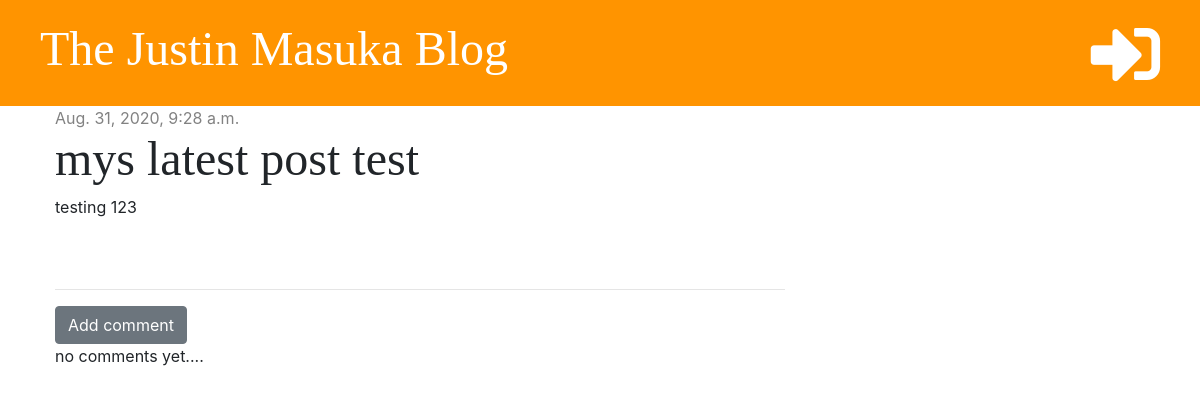
The page /post/9/ on the database as committed earlier.
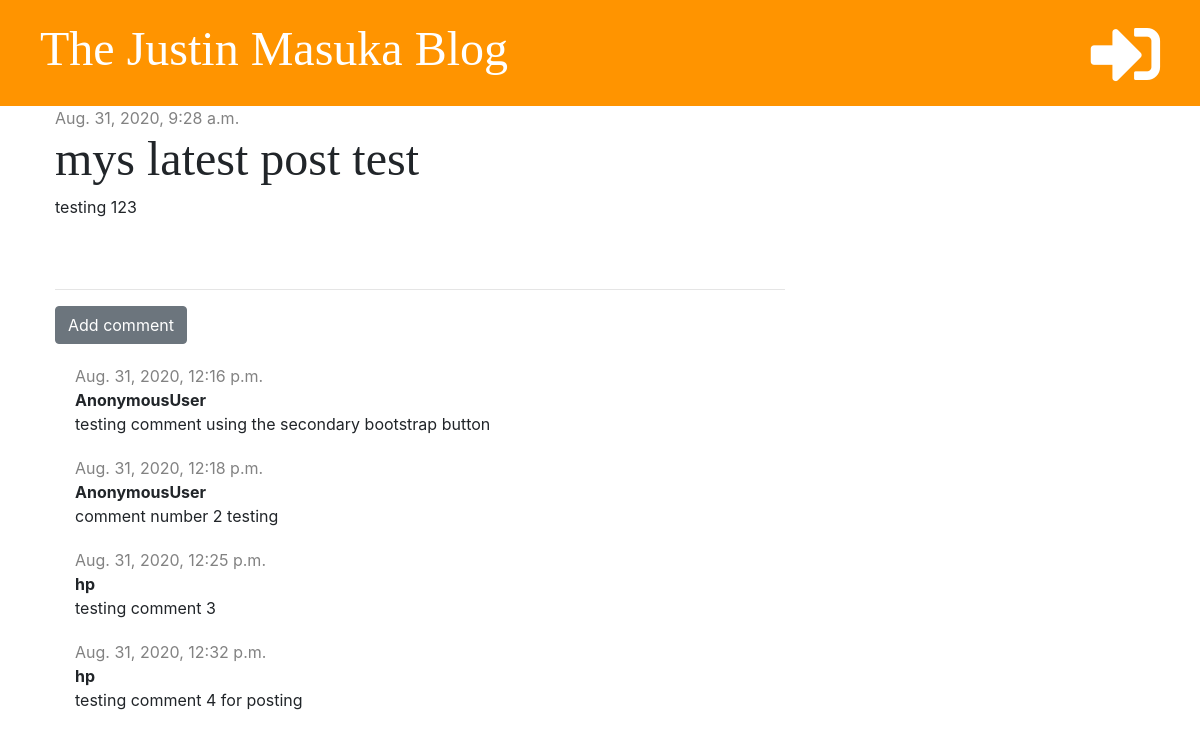
The same page on the database as committed later.
### blog/models.py (models this page shows, shortened)
class Post(models.Model):
    author = models.ForeignKey('auth.User', on_delete=models.CASCADE)
    title = models.CharField(max_length=200)
    text = models.TextField()
    created_date = models.DateTimeField(default=timezone.now)
    published_date = models.DateTimeField(blank=True, null=True)

class Comment(models.Model):
    post = models.ForeignKey('blog.post', on_delete=models.CASCADE, related_name='comments')
    author = models.CharField(max_length=200)
    text = models.TextField()
    created_date = models.DateTimeField(default = timezone.now)

### blog/views.py (the view)
# urls.py: path('post/<int:pk>/', views.post_detail, name='post_detail'),
def post_detail(request, pk):
    post = get_object_or_404(Post, pk=pk)
    stuff_for_frontend = {'post': post}
    return render(request, 'blog/post_detail.html', stuff_for_frontend)

### blog/templates/blog/post_detail.html (shortened to what this page needs)
{% extends 'blog/base.html' %}
{% block content %}
   <div class="post">
    {% if post.published_date %}
            <div class="date">
            {{ post.published_date}}
            </div>
            {% else %}
            <a href="{% url 'post_publish' pk=post.pk %}" class="btn btn-primary">Publish</a>
        {% endif %}
        <h2>{{ post.title }}</h2>
        <p>{{ post.text|linebreaksbr }}</p>
   </div>
   <hr>
   <a href="{% url 'add_comment_to_post' pk=post.pk %}" class="btn btn-secondary">Add comment</a>
   {% for comment in post.comments.all %}
      <div class="comment">
         <div class="date">
            {{ comment.created_date }}
         </div>
         <strong>{{ comment.author }}</strong>
         <p> {{ comment.text }}</p>
      </div>
      {% empty %}
         <p>no comments yet....</p>
   {% endfor %}
{% endblock %}

### blog/templates/blog/base.html (shortened to what this page needs)
{% load static %}
<!DOCTYPE html>
<html lang="en">
<head>
    <link rel="stylesheet" href="https://stackpath.bootstrapcdn.com/bootstrap/4.5.0/css/bootstrap.min.css">
    <link rel="stylesheet" href="{% static 'css/blog.css' %}">
    <link rel="stylesheet" href="https://use.fontawesome.com/releases/v5.2.0/css/all.css">
</head>
<body>
    <div class="page-header">
        {% if user.is_authenticated %}
            <a href="{% url 'post_draft_list'%}" class="top-menu"><i class="fab fa-firstdraft fa-2x"></i></a>
            <a href="{% url 'post_new' %}" class="top-menu"><i class="fas fa-plus fa-2x"></i></a>
            <p class="top-menu">Hello, {{ user.username }} <small>(<a href="{% url 'logout' %}">Log out</a>)</small></p>
        {% else %}
            <a href="{% url 'login'%}" class="top-menu"><i class="fas fa-sign-in-alt fa-2x"></i></a>
        {% endif %}
        <h1><a href="/">The Justin Masuka Blog</a></h1>
    </div>
    <div class="content container">
        <div class="row">
            <div class="col-md-8">
                {% block content %}
                {% endblock%}
            </div>
        </div>
    </div>
</body>
</html>

### blog/static/css/blog.css (style rules this page uses)
.page-header { background-color: #ff9400; margin-top: 0; padding: 20px 20px 20px 40px; }
.page-header h1, .page-header h1 a { color: #ffffff; font-size: 36pt; text-decoration: none; }
.content { margin-left: 40px; }
h1, h2, h3, h4 { font-family: 'Tangerine', 'Inconsolata', 'droid sans', serif; font-size: 48px; }
.date { color: #828282; }
.post { margin-bottom: 70px; }
.top-menu, .top-menu:hover { color: white; float: right; font-size: 26pt; margin-right: 20px; }
.comment { margin: 20px 0px 20px 20px; }

Rows that differ between the two databases and show on the page:
added Comment: created_date "Aug. 31, 2020, 12:16 p.m.", author "AnonymousUser", text "testing comment using the secondary bootstrap button"
added Comment: created_date "Aug. 31, 2020, 12:18 p.m.", author "AnonymousUser", text "comment number 2 testing"
added Comment: created_date "Aug. 31, 2020, 12:25 p.m.", author "hp", text "testing comment 3"
added Comment: created_date "Aug. 31, 2020, 12:32 p.m.", author "hp", text "testing comment 4 for posting"
Other text that changed with them:
text no longer shown: "no comments yet...."
